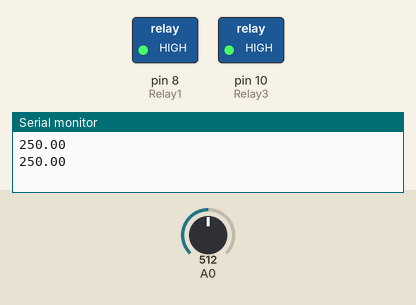
Simulated run of this sketch. Board: Arduino Uno, built with avr-gcc and run on an emulated ATmega328P. Parts: switched loads named in the sketch (green lamp = pin HIGH), the last lines printed to the serial monitor. The inputs (shaded band) are chosen by the test bench; at power-on: A0 = 512.

Above: at 4.3 s.
4.4 s: A0 set to 86
8.9 s: A0 set to 73
At 11.0 s:
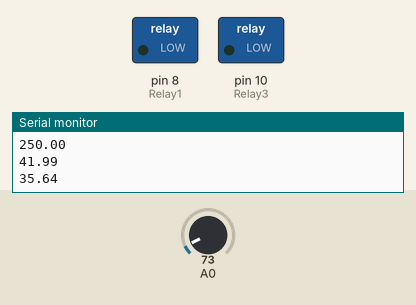
13.4 s: A0 set to 122
At 14.9 s:
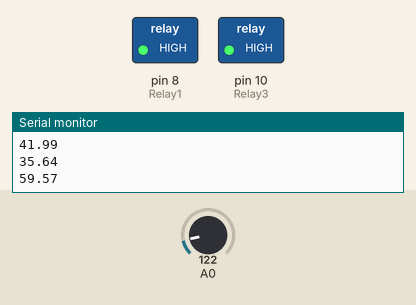
17.9 s: A0 set to 30
At 21.5 s:
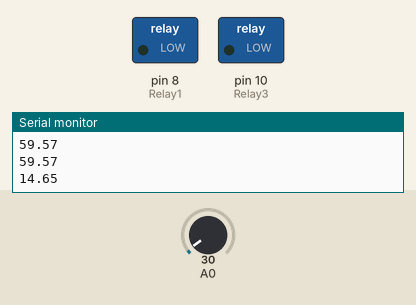
Timing chart, 0 to 23.0 s (numbered marks = the images above; inputs shaded):
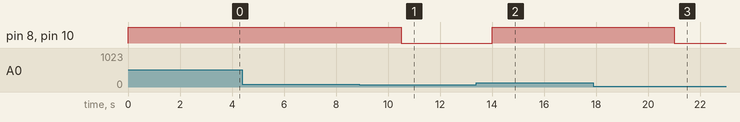

Measured:
- the behaviour switches between 82 and 81 on A0 (found by bisection; images 0 and 1)
- after the input at 8.9 s, pin 8 (Relay1), pin 10 (Relay3): HIGH → LOW after 1.6 s
- after the input at 13.4 s, pin 8 (Relay1), pin 10 (Relay3): LOW → HIGH after 0.60 s
- after the input at 17.9 s, pin 8 (Relay1), pin 10 (Relay3): HIGH → LOW after 3.1 s

The sketch:

temperature.ino
```cpp
// (licence header left out)
int Relay1=8;
int Relay3=10;
float temp;

void setup() {

Serial.begin(9600);
  pinMode(Relay1,OUTPUT);
  pinMode(Relay3,OUTPUT);
  digitalWrite(Relay1,LOW);
  digitalWrite(Relay3,LOW);

}

void loop() {

  temp = analogRead(A0);
  temp = temp * 0.48828125 ; //Converting Temperature to celsius
  Serial.print(temp);
  Serial.println();


   if(temp>40){
      digitalWrite(Relay1,HIGH);
      digitalWrite(Relay3,HIGH);
      delay(1500);
   }
   else {
      digitalWrite(Relay1,LOW);
      digitalWrite(Relay3,LOW);
      delay(1500);
  }
  delay(2000);

}
```
